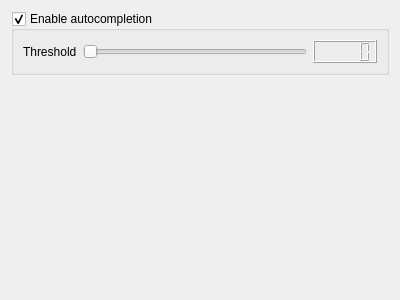
<?xml version="1.0" encoding="UTF-8"?>
<ui version="4.0">
 <class>Form</class>
 <widget class="QWidget" name="Form">
  <property name="geometry">
   <rect>
    <x>0</x>
    <y>0</y>
    <width>400</width>
    <height>300</height>
   </rect>
  </property>
  <property name="windowTitle">
   <string>Form</string>
  </property>
  <layout class="QVBoxLayout" name="verticalLayout">
   <item>
    <widget class="QGroupBox" name="gbAutoCompletion">
     <property name="title">
      <string>Enable autocompletion</string>
     </property>
     <property name="checkable">
      <bool>true</bool>
     </property>
     <layout class="QHBoxLayout" name="horizontalLayout">
      <item>
       <widget class="QLabel" name="label">
        <property name="text">
         <string>Threshold</string>
        </property>
       </widget>
      </item>
      <item>
       <widget class="QSlider" name="sThreshold">
        <property name="minimum">
         <number>1</number>
        </property>
        <property name="maximum">
         <number>7</number>
        </property>
        <property name="orientation">
         <enum>Qt::Horizontal</enum>
        </property>
       </widget>
      </item>
      <item>
       <widget class="QLCDNumber" name="lcdNumber"/>
      </item>
     </layout>
    </widget>
   </item>
   <item>
    <spacer name="verticalSpacer">
     <property name="orientation">
      <enum>Qt::Vertical</enum>
     </property>
     <property name="sizeHint" stdset="0">
      <size>
       <width>20</width>
       <height>208</height>
      </size>
     </property>
    </spacer>
   </item>
  </layout>
 </widget>
 <resources/>
 <connections>
  <connection>
   <sender>sThreshold</sender>
   <signal>valueChanged(int)</signal>
   <receiver>lcdNumber</receiver>
   <slot>display(int)</slot>
   <hints>
    <hint type="sourcelabel">
     <x>290</x>
     <y>45</y>
    </hint>
    <hint type="destinationlabel">
     <x>345</x>
     <y>50</y>
    </hint>
   </hints>
  </connection>
 </connections>
</ui>
